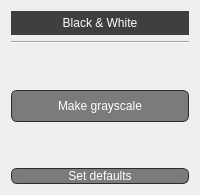
        <widget class="QWidget" name="BlackAndWhitePage">
         <layout class="QVBoxLayout" name="verticalLayout_4">
          <item>
           <widget class="QLabel" name="bnwPageLabel">
            <property name="styleSheet">
             <string notr="true">QLabel{
	background: rgb(63,63,63);
	color: white;
	padding: 5px;
	font: 700 10pt &quot;Arial&quot;;
}</string>
            </property>
            <property name="text">
             <string>Black &amp; White</string>
            </property>
            <property name="alignment">
             <set>Qt::AlignCenter</set>
            </property>
           </widget>
          </item>
          <item>
           <widget class="Line" name="separatorGray">
            <property name="orientation">
             <enum>Qt::Horizontal</enum>
            </property>
           </widget>
          </item>
          <item>
           <spacer name="spacerGrayTop">
            <property name="orientation">
             <enum>Qt::Vertical</enum>
            </property>
            <property name="sizeHint" stdset="0">
             <size>
              <width>20</width>
              <height>40</height>
             </size>
            </property>
           </spacer>
          </item>
          <item>
           <widget class="QPushButton" name="setGrayscaleBtn">
            <property name="sizePolicy">
             <sizepolicy hsizetype="Minimum" vsizetype="Preferred">
              <horstretch>0</horstretch>
              <verstretch>0</verstretch>
             </sizepolicy>
            </property>
            <property name="minimumSize">
             <size>
              <width>32</width>
              <height>20</height>
             </size>
            </property>
            <property name="styleSheet">
             <string notr="true">QPushButton{
	border: 1px solid rgb(43,43,43);
	border-radius: 6px;
	min-width: 30px;
	height: 30px;
	background: rgb(123, 123, 123);
	color:white;
}
QPushButton::pressed{
	background: rgb(83,83,83);
}
QPushButton::disabled{
	background: rgb(83,83,83);
}</string>
            </property>
            <property name="text">
             <string>Make grayscale</string>
            </property>
            <property name="checkable">
             <bool>false</bool>
            </property>
           </widget>
          </item>
          <item>
           <spacer name="spacerGrayBot">
            <property name="orientation">
             <enum>Qt::Vertical</enum>
            </property>
            <property name="sizeHint" stdset="0">
             <size>
              <width>20</width>
              <height>40</height>
             </size>
            </property>
           </spacer>
          </item>
          <item>
           <widget class="QPushButton" name="setDefaultsGray">
            <property name="styleSheet">
             <string notr="true">QPushButton{
	border: 1px solid rgb(43,43,43);
	border-radius: 6px;
	min-width: 30px;
	background: rgb(123, 123, 123);
	color:white;
}
QPushButton::pressed{
	background: rgb(83,83,83);
}
QPushButton::disabled{
	background: rgb(83,83,83);
}</string>
            </property>
            <property name="text">
             <string>Set defaults</string>
            </property>
           </widget>
          </item>
         </layout>
        </widget>
